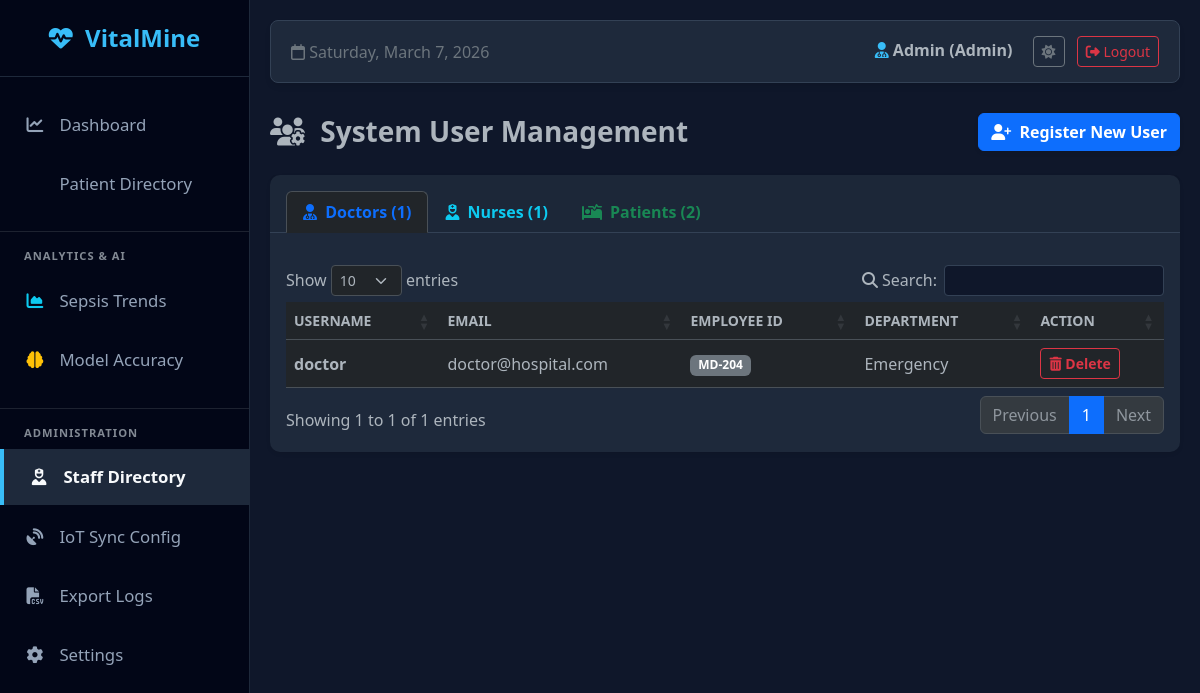
The page /staff (signed in) on the database as committed earlier.
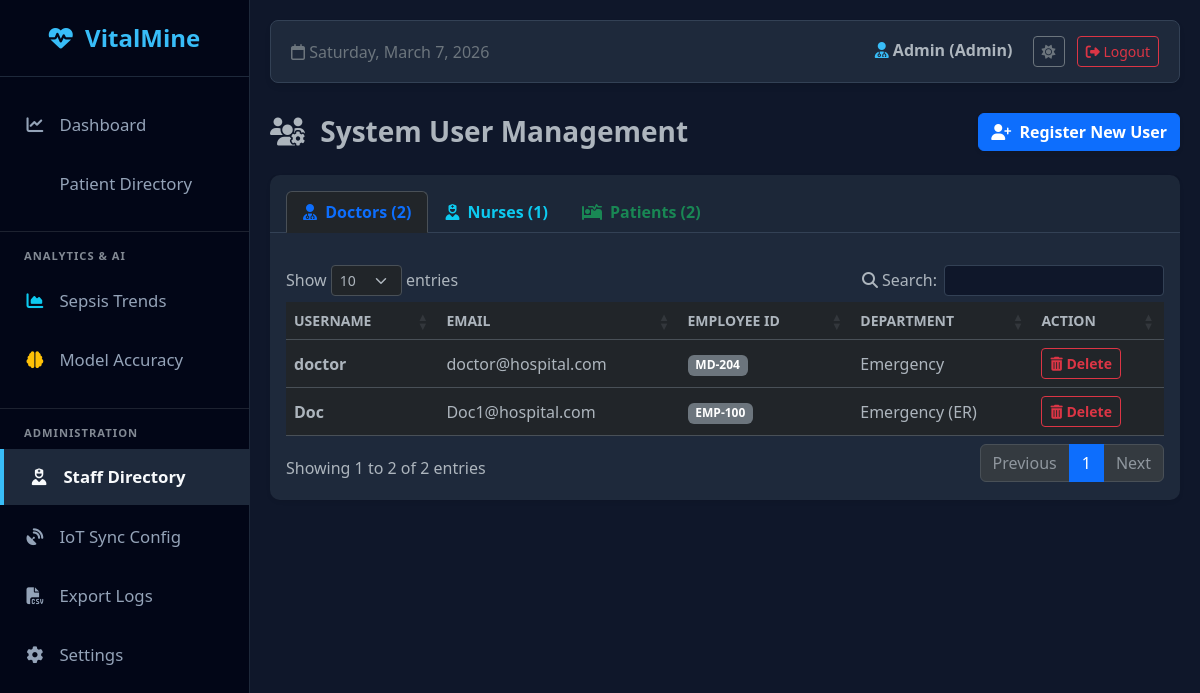
The same page on the database as committed later.
### models.py (models this page shows)
class User(UserMixin, db.Model):
    id = db.Column(db.Integer, primary_key=True)
    username = db.Column(db.String(100), unique=True, nullable=False)
    email = db.Column(db.String(120), unique=True, nullable=True)
    password = db.Column(db.String(100), nullable=False)
    role = db.Column(db.String(20), nullable=False, default="patient")
    age = db.Column(db.Integer, nullable=True)
    gender = db.Column(db.String(20), nullable=True)
    blood_group = db.Column(db.String(10), nullable=True)
    contact = db.Column(db.String(20), nullable=True)
    emp_id = db.Column(db.String(50), nullable=True)
    department = db.Column(db.String(50), nullable=True)
    entries = db.relationship("Entry", backref="author", lazy=True)

### app.py (the view)
@app.route("/staff")
@login_required
def staff_directory():
    if current_user.role != "admin":
        flash("Access Denied. Administrator privileges required.", "danger")
        return redirect(url_for("home"))
    doctors = User.query.filter_by(role="doctor").all()
    nurses = User.query.filter_by(role="nurse").all()
    patients = User.query.filter_by(role="patient").all()
    return render_template(
        "staff.html", doctors=doctors, nurses=nurses, patients=patients
    )

### app.py (called while the page is built)
@login_manager.user_loader
def load_user(user_id):
    return db.session.get(User, int(user_id))

### templates/staff.html (shortened to what this page needs)
{% extends "base.html" %} {% block content %}
<div class="d-flex justify-content-between align-items-center mb-4">
  <h3 class="mb-0 fw-bold text-body">
    <i class="fa-solid fa-users-gear me-2"></i> System User Management
  </h3>
  <a href="/register" class="btn btn-primary fw-bold shadow-sm">
    <i class="fa-solid fa-user-plus me-1"></i> Register New User
  </a>
</div>
<div class="card shadow-sm border-0">
  <div class="card-header bg-light pt-3 pb-0 border-0">
    <ul class="nav nav-tabs border-0" id="userManagementTabs" role="tablist">
      <li class="nav-item" role="presentation">
        <button
          class="nav-link active fw-bold text-primary"
          id="doctors-tab"
          data-bs-toggle="tab"
          data-bs-target="#doctors"
          type="button"
          role="tab"
        >
          <i class="fa-solid fa-user-doctor me-1"></i> Doctors ({{
          doctors|length }})
        </button>
      </li>
      <li class="nav-item" role="presentation">
        <button
          class="nav-link fw-bold text-info"
          id="nurses-tab"
          data-bs-toggle="tab"
          data-bs-target="#nurses"
          type="button"
          role="tab"
        >
          <i class="fa-solid fa-user-nurse me-1"></i> Nurses ({{ nurses|length
          }})
        </button>
      </li>
      <li class="nav-item" role="presentation">
        <button
          class="nav-link fw-bold text-success"
          id="patients-tab"
          data-bs-toggle="tab"
          data-bs-target="#patients"
          type="button"
          role="tab"
        >
          <i class="fa-solid fa-bed-pulse me-1"></i> Patients ({{
          patients|length }})
        </button>
      </li>
    </ul>
  </div>
  <div class="card-body mt-3">
    <div class="tab-content" id="userManagementTabsContent">
      <div class="tab-pane fade show active" id="doctors" role="tabpanel">
        <div class="table-responsive">
          <table
            class="table table-hover align-middle datatable w-100 text-body"
          >
            <thead class="text-secondary small text-uppercase">
              <tr>
                <th>Username</th>
                <th>Email</th>
                <th>Employee ID</th>
                <th>Department</th>
                <th>Action</th>
              </tr>
            </thead>
            <tbody>
              {% for d in doctors %}
              <tr>
                <td class="fw-bold">{{ d.username }}</td>
                <td>{{ d.email or 'N/A' }}</td>
                <td>
                  <span class="badge bg-secondary"
                    >{{ d.emp_id or 'N/A' }}</span
                  >
                </td>
                <td>{{ d.department or 'N/A' }}</td>
                <td>
                  <form
                    method="POST"
                    action="/delete_user/{{ d.id }}"
                    style="display: inline"
                  >
                    <button
                      type="submit"
                      class="btn btn-sm btn-outline-danger fw-bold"
                      onclick="return confirm('WARNING: Are you sure you want to permanently delete Dr. {{ d.username }}?');"
                    >
                      <i class="fa-solid fa-trash-can"></i> Delete
                    </button>
                  </form>
                </td>
              </tr>
              {% endfor %}
            </tbody>
          </table>
        </div>
      </div>
    </div>
  </div>
</div>
{% endblock %}

### templates/base.html (shortened to what this page needs)
<!doctype html>
<html lang="en" data-bs-theme="dark">
  <head>
    <link
      href="https://cdn.jsdelivr.net/npm/bootstrap@5.3.0/dist/css/bootstrap.min.css"
      rel="stylesheet"
    />
    <link
      rel="stylesheet"
      href="https://cdnjs.cloudflare.com/ajax/libs/font-awesome/6.4.0/css/all.min.css"
    />
    <link
      rel="stylesheet"
      href="https://cdn.datatables.net/1.13.6/css/dataTables.bootstrap5.min.css"
    />
  </head>
  <body>
    {% if current_user.is_authenticated %}
    <div class="sidebar">
      <div class="brand"><i class="fa-solid fa-heart-pulse"></i> VitalMine</div>
      <ul class="nav flex-column mb-auto mt-2">
        {% if current_user.role in ['admin', 'doctor'] %}
        <li class="nav-item mb-1">
          <a
            href="{{ url_for('home') }}"
            class="{% if request.path == '/' %}active fw-bold{% endif %}"
          >
            <i class="fa-solid fa-chart-line"></i> Dashboard
          </a>
        </li>
        {% endif %}  {% if current_user.role in ['admin', 'doctor', 'nurse'] %}
        <li class="nav-item mb-1">
          <a
            href="{{ url_for('patients_directory') }}"
            class="{% if '/patient' in request.path %}active fw-bold{% endif %}"
          >
             Patient Directory
          </a>
        </li>
        {% endif %} {% if current_user.role != 'patient' %}
        <hr class="text-secondary my-3 border-secondary" />
        <small
          class="text-muted fw-bold px-4 mb-2 d-block"
          style="font-size: 0.7rem; letter-spacing: 1px"
          >ANALYTICS & AI</small
        >
        <li class="nav-item mb-1">
          <a
            href="/trends"
            class="{% if request.path == '/trends' %}active fw-bold{% endif %}"
          >
            <i class="fa-solid fa-chart-area text-info"></i> Sepsis Trends
          </a>
        </li>
        <li class="nav-item mb-1">
          <a
            href="/model_accuracy"
            class="{% if request.path == '/model_accuracy' %}active fw-bold{% endif %}"
          >
            <i class="fa-solid fa-brain text-warning"></i> Model Accuracy
          </a>
        </li>
        <hr class="text-secondary my-3 border-secondary" />
        <small
          class="text-muted fw-bold px-4 mb-2 d-block"
          style="font-size: 0.7rem; letter-spacing: 1px"
          >ADMINISTRATION</small
        >
        <li class="nav-item mb-1">
          <a
            href="/staff"
            class="{% if request.path == '/staff' %}active fw-bold{% endif %}"
          >
            <i class="fa-solid fa-user-nurse"></i> Staff Directory
          </a>
        </li>
        <li class="nav-item mb-1">
          <a
            href="/iot_config"
            class="{% if request.path == '/iot_config' %}active fw-bold{% endif %}"
          >
            <i class="fa-solid fa-satellite-dish"></i> IoT Sync Config
          </a>
        </li>
        {% if current_user.role == 'admin' %}
        <li class="nav-item mb-1">
          <a href="{{ url_for('export_data') }}">
            <i class="fa-solid fa-file-csv"></i> Export Logs
          </a>
        </li>
        {% endif %}
        <li class="nav-item mb-1">
          <a
            href="/settings"
            class="{% if request.path == '/settings' %}active fw-bold{% endif %}"
          >
            <i class="fa-solid fa-gear"></i> Settings
          </a>
        </li>
        {% endif %}
      </ul>
    </div>
    {% endif %}
    <div
      class="main-content"
    >
      {% if current_user.is_authenticated %}
      <div class="top-navbar">
        <div class="text-secondary">
          <i class="fa-regular fa-calendar"></i> <span id="currentDate"></span>
        </div>
        <div>
          <span class="fw-bold me-3 text-body">
            <i
              class="fa-solid fa-user-doctor"
              style="color: var(--vm-accent)"
            ></i>
            {{ current_user.username | capitalize }} ({{ current_user.role |
            capitalize }})
          </span>
          <button
            id="theme-toggle"
            class="btn btn-sm btn-outline-secondary me-2"
          >
            <i id="theme-icon" class="fa-solid fa-moon"></i>
          </button>
          <a
            href="{{ url_for('logout') }}"
            class="btn btn-sm btn-outline-danger"
            ><i class="fa-solid fa-right-from-bracket"></i> Logout</a
          >
        </div>
      </div>
      {% endif %}  {% block content %}{% endblock %}
    </div>
  </body>
</html>

### templates/base.html (style rules this page uses)
:root { --vm-bg: #f4f7f6; --vm-sidebar-bg: #1d2b36; --vm-sidebar-border: #2c3e50; --vm-card-bg: #ffffff; --vm-card-border: #e3e6f0; --vm-text-main: #5a5c69; --vm-text-muted: #858796; --vm-topbar-bg: #ffffff; --vm-grid-line: #e9ecef; --vm-organ-base: #e9ecef; --vm-organ-stroke: #ced4da; --vm-accent: #4db8ff; }
[data-bs-theme="dark"] { --vm-bg: #0f172a; --vm-sidebar-bg: #020617; --vm-sidebar-border: #1e293b; --vm-card-bg: #1e293b; --vm-card-border: #334155; --vm-text-main: #e2e8f0; --vm-text-muted: #94a3b8; --vm-topbar-bg: #1e293b; --vm-grid-line: #1e293b; --vm-organ-base: #334155; --vm-organ-stroke: #475569; --vm-accent: #38bdf8; }
body { background-color: var(--vm-bg); font-family: "Segoe UI", Tahoma, Geneva, Verdana, sans-serif; overflow-x: hidden; color: var(--vm-text-main); transition: background-color 0.3s, color 0.3s; }
.sidebar { height: 100vh; width: 250px; position: fixed; top: 0; left: 0; background-color: var(--vm-sidebar-bg); padding-top: 20px; border-right: 1px solid var(--vm-sidebar-border); z-index: 1000; transition: background-color 0.3s; }
.sidebar .brand { font-size: 1.5rem; font-weight: bold; text-align: center; padding-bottom: 20px; border-bottom: 1px solid var(--vm-sidebar-border); margin-bottom: 20px; color: var(--vm-accent); }
.sidebar a { padding: 15px 25px; text-decoration: none; font-size: 1.05rem; color: #94a3b8; display: block; transition: 0.3s; }
.sidebar a:hover, .sidebar a.active { color: #f8fafc; background-color: var(--vm-sidebar-border); border-left: 4px solid var(--vm-accent); }
.sidebar i { margin-right: 10px; width: 20px; text-align: center; }
.main-content { margin-left: 250px; padding: 20px; min-height: 100vh; }
.top-navbar { background-color: var(--vm-topbar-bg); border-radius: 8px; padding: 15px 20px; border: 1px solid var(--vm-card-border); box-shadow: 0 4px 6px -1px rgba(0, 0, 0, 0.1); margin-bottom: 30px; display: flex; justify-content: space-between; align-items: center; transition: background-color 0.3s; }
.card { background-color: var(--vm-card-bg); border: 1px solid var(--vm-card-border); box-shadow: 0 4px 6px -1px rgba(0, 0, 0, 0.1); border-radius: 10px; transition: background-color 0.3s; }
.card-header { background-color: rgba(0, 0, 0, 0.05) !important; border-bottom: 1px solid var(--vm-card-border) !important; }

Rows that differ between the two databases and show on the page:
added User: username "Doc", email "Doc1@hospital.com", emp "EMP-100", department "Emergency (ER)"
Other text that changed with them:
{{ doctors|length }}: "1" → "2"
text written by a page script: "Show entries Search: Showing 1 to 1 of 1 entries Previous 1 Next" → "Show entries Search: Showing 1 to 2 of 2 entries Previous 1 Next"
